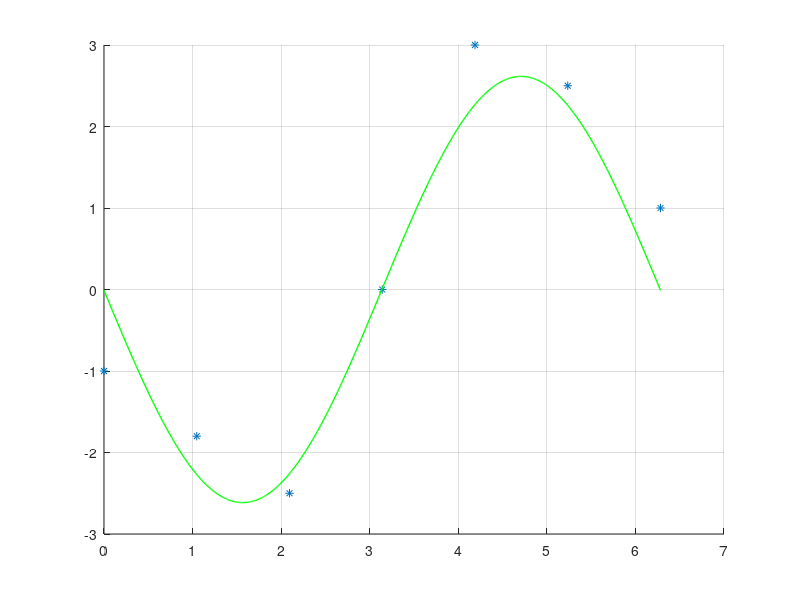

MATLAB code for this plot:
y_values = [-1,-1.8,-2.5,0,3,2.5,1];%initial data
x_values = (0: pi/300: 2*pi);
x_actual = (0: pi/3: 2*pi);

y_matrix = zeros(2, 1);%creating empty matrix
x_matrix = zeros(2, 2);

for i = 1:length(y_values)%calculating y matrix
    y_matrix(1) = y_matrix(1) + y_values(i)*sin(x_values(i));
    y_matrix(2) = y_matrix(2) + y_values(i)*cos(x_values(i));
end
    
for i = 1:length(x_values)%calculating x matrix
    x_matrix(1) = x_matrix(1) + sin(x_values(i))^2;
    x_matrix(2) = x_matrix(2) + sin(x_values(i))*cos(x_values(i));
    x_matrix(4) = x_matrix(4) + cos(x_values(i))^2;
end
x_matrix(3) = x_matrix(2); 

coefficients_matrix = x_matrix\y_matrix;%calculating coefficients
result = -sin(coefficients_matrix(1)*sin(x_values + coefficients_matrix(2))) * 10^3.5;
%result = -(sin(coef_matrix(1)*sin(x + coef_matrix(2)))) * 10^4;
hold on;%graphics
plot(x_actual, y_values, '*');
plot(x_values, result, 'g', 'linewidth', 1);
grid on; 
